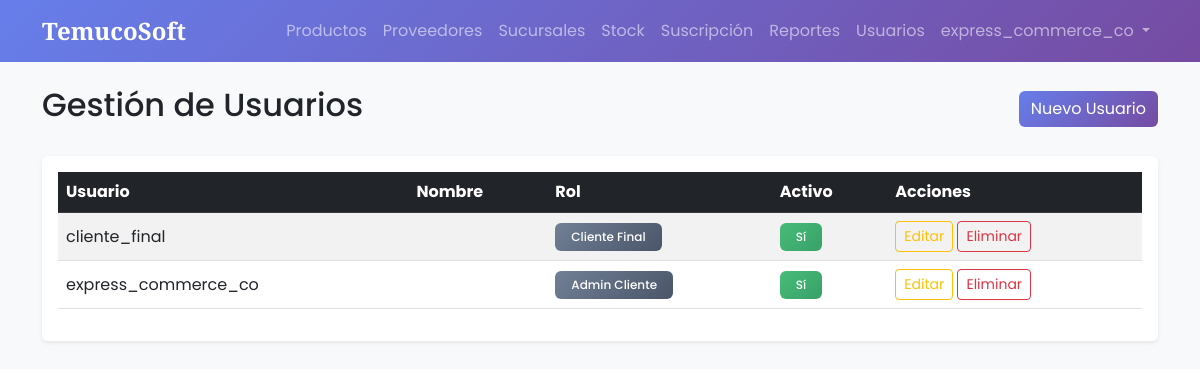
The app's page /users/ (signed in) with its own data.
### core/models.py (models this page shows, shortened)
class User(AbstractUser):
    ROLES = (
        ('super_admin', 'Super Admin (TemucoSoft)'),
        ('admin_cliente', 'Admin Cliente'),
        ('gerente', 'Gerente'),
        ('vendedor', 'Vendedor'),
        ('cliente_final', 'Cliente Final'),
    )
    rut = models.CharField(
        max_length=12,
        blank=True,
        null=True,
        validators=[validar_rut],
        help_text="Formato: 12.345.678-9 o 12345678-9"
    )
    role = models.CharField(max_length=20, choices=ROLES, default='cliente_final')
    company = models.CharField(max_length=100, blank=True, null=True)
    created_at = models.DateTimeField(auto_now_add=True)

### core/views.py (the view)
# urls.py: path('users/', user_list_view, name='user_list'),
@login_required
def user_list_view(request):
    if request.user.role not in ['admin_cliente', 'super_admin']:
        messages.error(request, "Acceso denegado. Se requiere rol de Administrador de Cliente.")
        return redirect('home')
    if request.user.role == 'super_admin':
        users = User.objects.all().order_by('username')
    else:
        users = User.objects.filter(company=request.user.company).order_by('username')
    return render(request, 'core/user_list.html', {'users': users})

### core/templates/core/user_list.html (shortened to what this page needs)
{% extends 'core/base.html' %}
{% block content %}
<div class="d-flex justify-content-between align-items-center mb-4">
    <h2>Gestión de Usuarios</h2>
    <a href="{% url 'user_create' %}" class="btn btn-primary">
         Nuevo Usuario
    </a>
</div>
<div class="card shadow-sm">
    <div class="card-body">
        <div class="table-responsive">
            <table class="table table-hover table-striped align-middle">
                <thead class="table-dark">
                    <tr>
                        <th>Usuario</th>
                        <th>Nombre</th>
                        <th>Rol</th>
                        <th>Activo</th>
                        <th>Acciones</th>
                    </tr>
                </thead>
                <tbody>
                    {% for user_obj in users %}
                    <tr>
                        <td>{{ user_obj.username }}</td>
                        <td>{{ user_obj.first_name }} {{ user_obj.last_name }}</td>
                        <td><span class="badge bg-secondary">{{ user_obj.get_role_display }}</span></td>
                        <td>
                            {% if user_obj.is_active %}
                                <span class="badge bg-success">Sí</span>
                            {% else %}
                                <span class="badge bg-danger">No</span>
                            {% endif %}
                        </td>
                        <td>
                            <a href="{% url 'user_edit' user_obj.id %}" class="btn btn-sm btn-outline-warning">Editar</a>
                            <a href="{% url 'user_delete' user_obj.id %}" class="btn btn-sm btn-outline-danger">Eliminar</a>
                        </td>
                    </tr>
                    {% empty %}
                    <tr>
                        <td colspan="{% if request.user.role == 'super_admin' %}6{% else %}5{% endif %}" class="text-center py-4">No hay usuarios registrados.</td>
                    </tr>
                    {% endfor %}
                </tbody>
            </table>
        </div>
    </div>
</div>
{% endblock %}

### core/templates/core/base.html (shortened to what this page needs)
<!DOCTYPE html>
<html lang="es">
<head>
    <link href="https://cdn.jsdelivr.net/npm/bootstrap@5.3.0/dist/css/bootstrap.min.css" rel="stylesheet">
</head>
<body>
    <nav class="navbar navbar-expand-lg navbar-dark navbar-custom mb-4">
        <div class="container">
            <a class="navbar-brand" href="/">TemucoSoft</a>
            <div class="collapse navbar-collapse" id="navbarNav">
                <ul class="navbar-nav ms-auto">
                    {% if request.user.is_authenticated %}
                        {% if request.user.role == 'admin_cliente' or request.user.role == 'super_admin' %}
                            <li class="nav-item"><a class="nav-link" href="{% url 'product_list' %}">Productos</a></li>
                            <li class="nav-item"><a class="nav-link" href="{% url 'supplier_list' %}">Proveedores</a></li>
                            <li class="nav-item"><a class="nav-link" href="{% url 'branch_list' %}">Sucursales</a></li>
                            <li class="nav-item"><a class="nav-link" href="{% url 'inventory' %}">Stock</a></li>
                            <li class="nav-item"><a class="nav-link" href="{% url 'subscription' %}">Suscripción</a></li>
                            <li class="nav-item"><a class="nav-link" href="{% url 'reports' %}">Reportes</a></li>
                            <li class="nav-item"><a class="nav-link" href="{% url 'user_list' %}">Usuarios</a></li>
                        {% endif %}
                        <li class="nav-item dropdown">
                            <a class="nav-link dropdown-toggle" href="#" role="button" data-bs-toggle="dropdown">
                                {{ request.user.username }}
                            </a>
                        </li>
                    {% else %}
                        <li class="nav-item"><a class="nav-link" href="{% url 'login' %}">Iniciar Sesión</a></li>
                    {% endif %}
                </ul>
            </div>
        </div>
    </nav>
    <div class="container">
        {% block content %}
        {% endblock %}
    </div>
</body>
</html>

### core/templates/core/base.html (style rules this page uses)
body { font-family: 'Poppins', sans-serif; background-color: #f8f9fa; }
.navbar-brand { font-family: 'Playfair Display', serif; font-weight: 700; font-size: 1.5rem; }
.navbar-custom { background: linear-gradient(135deg, #667eea 0%, #764ba2 100%); }
.card { transition: transform 0.2s, box-shadow 0.2s; border: none; box-shadow: 0 2px 8px rgba(0,0,0,0.08); }
.btn-primary { background: linear-gradient(135deg, #667eea 0%, #764ba2 100%); border: none; }
.bg-secondary { background: linear-gradient(135deg, #718096 0%, #4A5568 100%) !important; }
.bg-success { background: linear-gradient(135deg, #48BB78 0%, #38A169 100%) !important; }
.badge { padding: 0.5rem 1rem; font-weight: 500; }

### records on screen
User: user.username "express_commerce_co", username "express_commerce_co", role "Admin Cliente", is_active "Sí"
User: username "cliente_final", role "Cliente Final", is_active "Sí"
